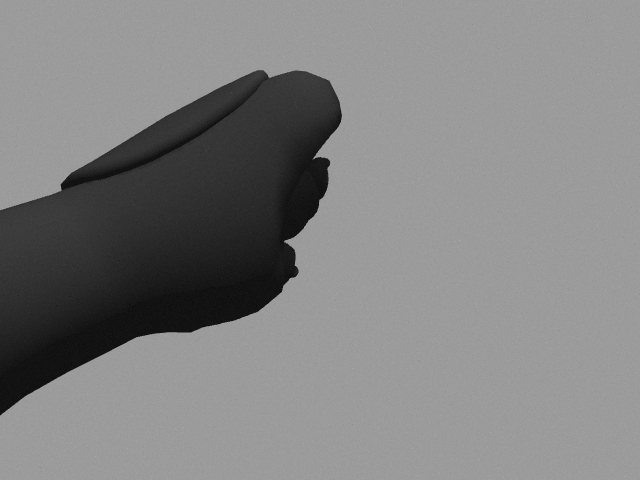
#> input picture nao_simulation/catkin_ws/src/my_executables/scripts/Benchmark_core_sim/core0.png, 640 x 480 px; its folder holds only this picture in this run
$ python -i process_data.py   (imports and definitions only)
#> lines starting #> are read from the running program, lines starting #| are printed output that depends on the picture
#> further down, picture is the input picture: shape (480, 640, 3); min 5, max 168, mean 129.5
import numpy as np
import os
import glob
import sys
#if sys.version_info[0]<3:
import cv2

# [4 lines left out: function shuffle_unison, not called in this run]

def minmax_normalization(x_input , max_val, min_val):
    # Minmax normalization to get an input x_val in [-1,1] range
    return 2*(x_input-min_val)/(max_val-min_val)-1.0

def minmax_denorm(x_norm, max_val, min_val):
    # Minmax denormalization of the normalized input x_norm:
    return (x_norm+1.0)*(max_val-min_val)*(1/2)+min_val

def process_image(im, env=0):
#> called with env = 0
    if env:
        # For the real NAO mode:
        # Apply a mask to put a plain background to the image:
        im = cv2.medianBlur(im, 11)
        hsv_frame = cv2.cvtColor(im, cv2.COLOR_BGR2HSV)
        lower_bound = np.array([56, 100, 100])
        upper_bound = np.array([88, 255, 255])
        im_thres = cv2.inRange(hsv_frame, lower_bound, upper_bound)
        im[im_thres != 0] = [49, 51, 53]
    im_gray = cv2.cvtColor(im, cv2.COLOR_BGR2GRAY)
    # resize the image and normalize to 0-1 range:
    im_ready = cv2.resize(im_gray,(80,60))
    im_ready = im_ready.astype(float)/255
    # Crop two pixels from the bottom and top so that image size is 56x80
    return im_ready[2:-2,:]
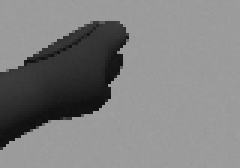
#> returned value: shape (56, 80) float64 (shown 3 times larger); min 0.0588, max 0.627, mean 0.501

# [9 lines left out: function get_image_list, not called in this run]

class Data:
    # [27 lines left out: function __init__, not called in this run]

    def get_data_range(self):
        data_range = np.array([self.max_val, self.min_val])
        np.savetxt("data_range.csv", data_range, delimiter=',')

# [11 lines not run here, left out]

>>> import cv2
>>> picture = cv2.imread('Benchmark_core_sim/core0.png')
>>> result = process_image(picture)

$ run again, on nao_simulation/catkin_ws/src/my_executables/scripts/Benchmark_core_sim/core1.png
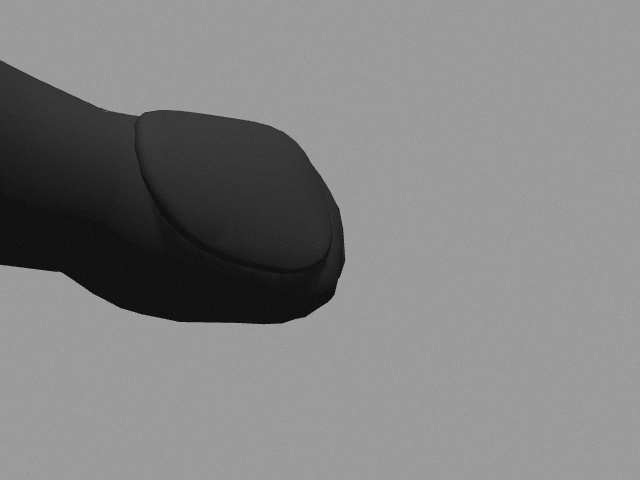
#> input picture nao_simulation/catkin_ws/src/my_executables/scripts/Benchmark_core_sim/core1.png, 640 x 480 px
#> picture is the input picture: shape (480, 640, 3); min 5, max 168, mean 129.9
#> in process_image, `return im_ready[2:-2,:]`:
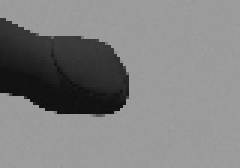
#> returned value: shape (56, 80) float64 (shown 3 times larger); min 0.0588, max 0.624, mean 0.503

$ run again, on nao_simulation/catkin_ws/src/my_executables/scripts/Benchmark_core_sim/core10.png
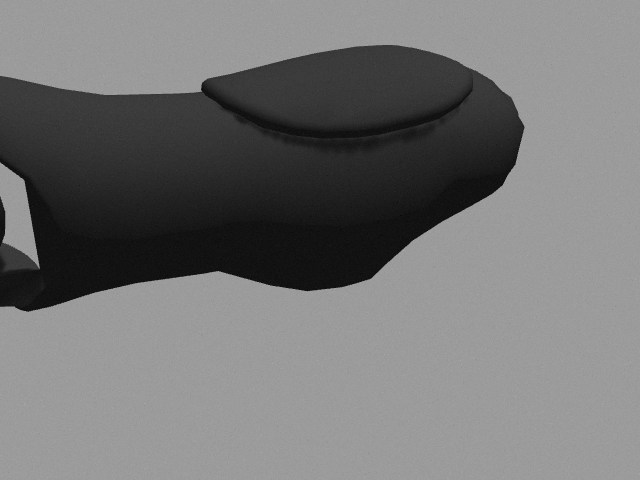
#> input picture nao_simulation/catkin_ws/src/my_executables/scripts/Benchmark_core_sim/core10.png, 640 x 480 px
#> picture is the input picture: shape (480, 640, 3); min 5, max 168, mean 116.7
#> in process_image, `return im_ready[2:-2,:]`:
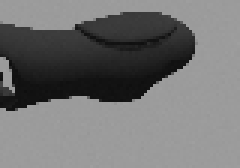
#> returned value: shape (56, 80) float64 (shown 3 times larger); min 0.0549, max 0.624, mean 0.448

$ run again, on nao_simulation/catkin_ws/src/my_executables/scripts/Benchmark_core_sim/core11.png
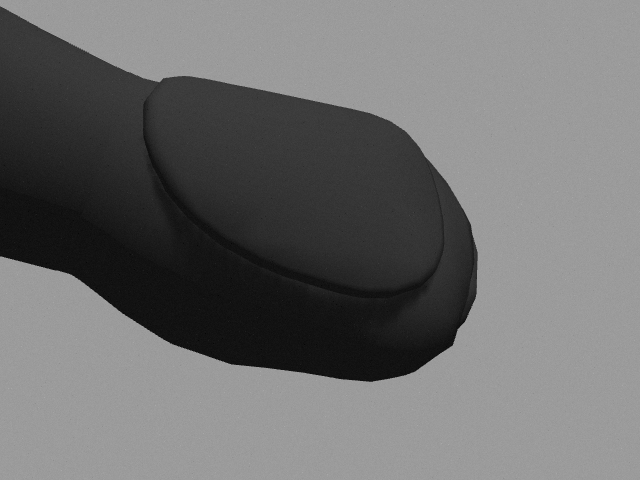
#> input picture nao_simulation/catkin_ws/src/my_executables/scripts/Benchmark_core_sim/core11.png, 640 x 480 px
#> picture is the input picture: shape (480, 640, 3); min 5, max 168, mean 110.4
#> in process_image, `return im_ready[2:-2,:]`:
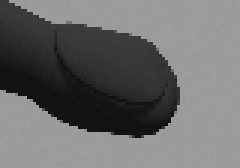
#> returned value: shape (56, 80) float64 (shown 3 times larger); min 0.0588, max 0.624, mean 0.421
